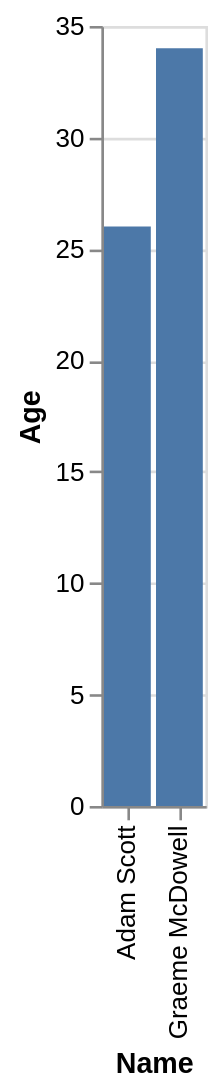

Vega-Lite specification for this chart:
### Vega-Lite specification from a JSON file in a GitHub repository (floating-point values rounded to 4 significant figures)
{"data": {"values": [{"x_data": "Adam Scott", "y_data": 26}, {"x_data": "Graeme McDowell", "y_data": 34}]}, "mark": "bar", "encoding": {"x": {"field": "x_data", "type": "nominal", "title": "Name", "sort": {"op": "sum", "field": "y_data", "order": "ascending"}}, "y": {"field": "y_data", "type": "quantitative", "title": "Age"}}}
